Frame 1 (no input): blank canvas, image omitted
Frame 60 (the mouse pressed at the canvas centre just before this capture): blank canvas, image omitted
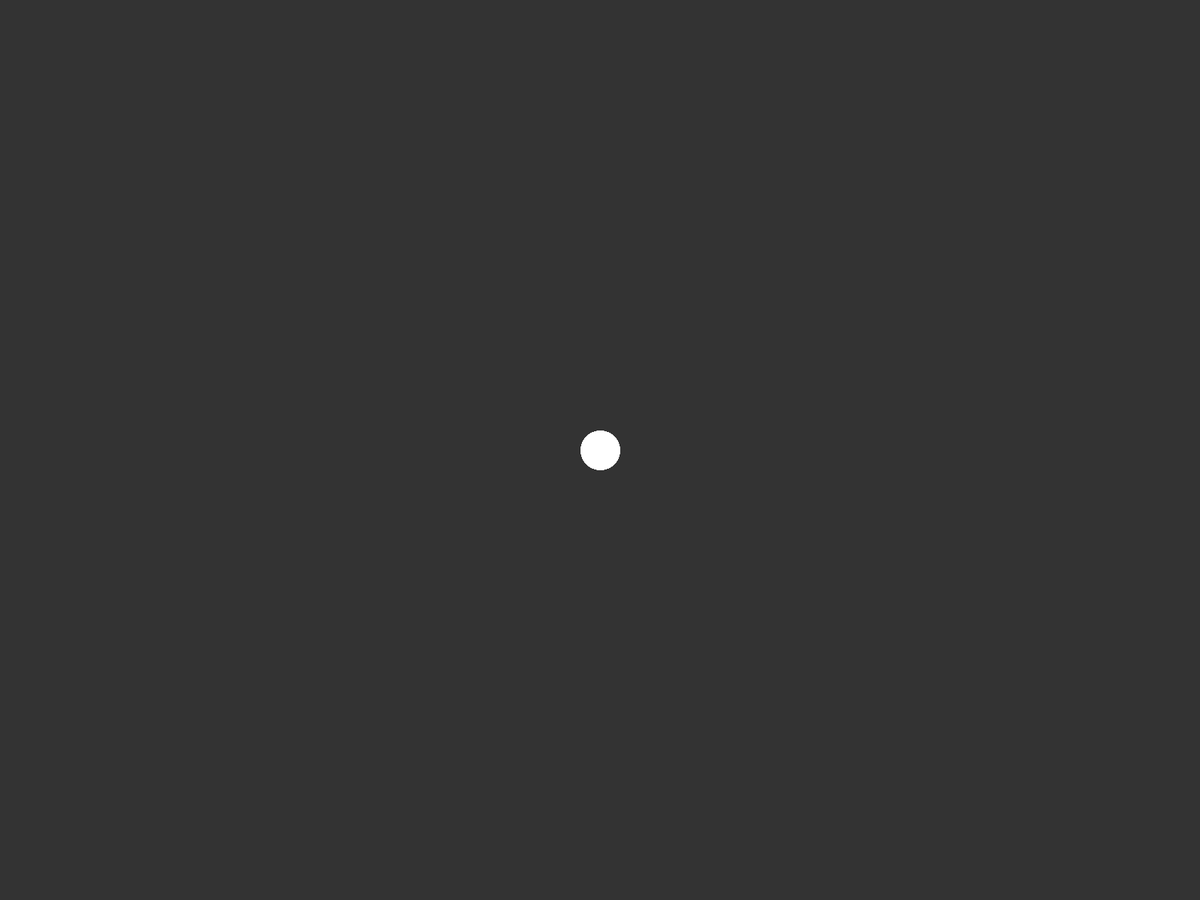
Frame 120 (the mouse held since frame 60 and released just before this capture)

The Processing sketch whose frames 1 and 60 were blank and that drew this single picture after the mouse press (run headless with seeded random() and noise(); from frame 60 on, the mouse is pressed at the canvas centre):

// Processing sketch: ImgEdit_v0_0_1
// ── ImgEdit_v0_0_1.pde

PVector[] history = new PVector[1];

PVector size = new PVector(50, 50);

void setup() {
  fullScreen();
  for (int i = 0; i < 1; i++) {
    history[i] = new PVector(0, 0, 0);
  }
}

void draw() {
  
  background(51);
  
  for (int i = 0; i < history.length; i++) {
    if (history[i].z > 0) {
      fill(255);
      ellipse(history[i].x, history[i].y, history[i].z, history[i].z);
    }
  }
  
  noFill();
  stroke(255);
  strokeWeight(2);
  ellipse(mouseX, mouseY, size.x, size.y);
  
  if (mousePressed) {
    drawCircle();
  }
  
}

void keyPressed() {
  if (size.x <= 500 && size.x >= 5) {
    if (key == 'a') {
      size.add(1, 1);
    } else if (key == 's') {
      size.sub(1, 1);
    }
    if (size.x < 5) {
      size.set(5, 5);
    }
    if (size.x > 500) {
      size.set(500, 500);
    }
  }
}

void drawCircle() {
  
  int x = mouseX;
  int y = mouseY;
  
  for (int i = 0; i < history.length; i++) {
    if (history[i].z == 0) {
      history[i] = new PVector(x, y, size.x);
      history = (PVector[]) expand(history, history.length +1);
      history[i+1] = new PVector(0, 0, 0);
      break;
    }
  }
  
}
